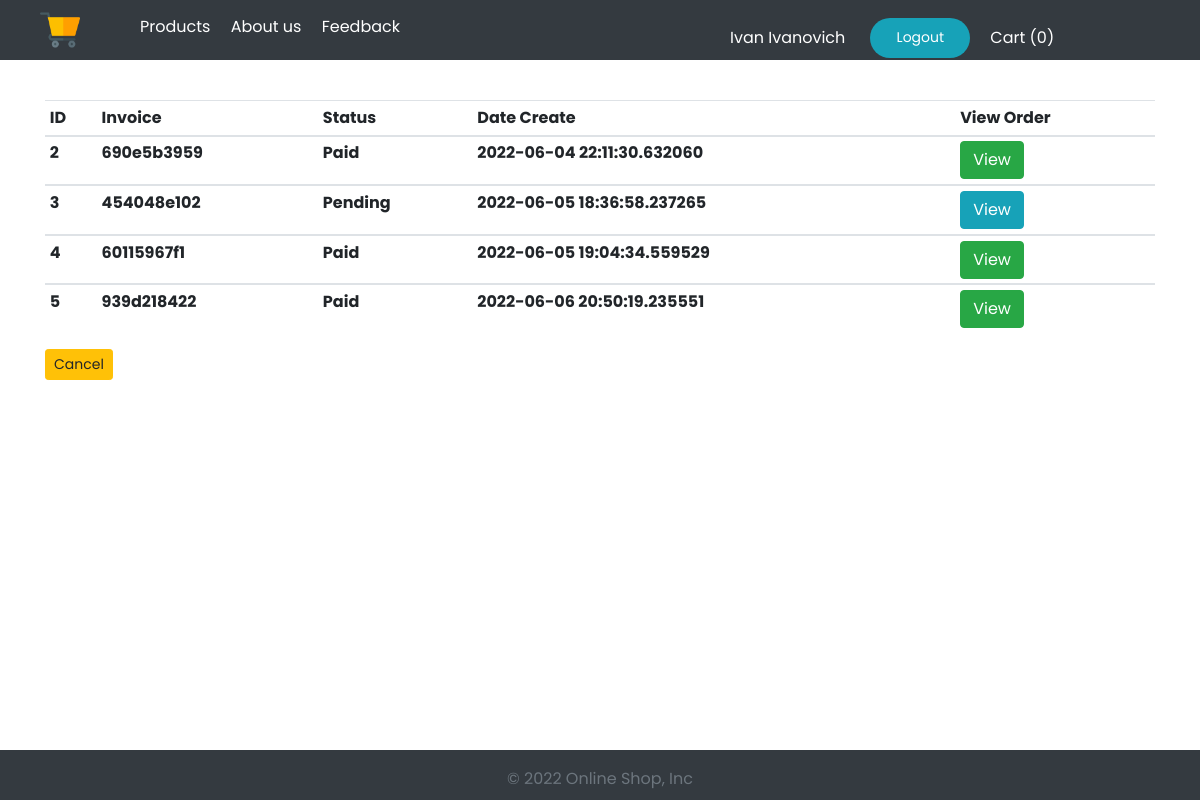
The page /customerorder (signed in) on the database its author committed.
### shop/customers/model.py (models this page shows, shortened)
class Register(db.Model, UserMixin):
    id = db.Column(db.Integer, primary_key=True)
    first_name = db.Column(db.String(30), unique=False)
    last_name = db.Column(db.String(30), unique=False)
    username = db.Column(db.String(50), unique=True)
    email = db.Column(db.String(50), unique=True)
    password = db.Column(db.String(200), unique=False)
    country = db.Column(db.String(50), unique=False)
    city = db.Column(db.String(50), unique=False)
    contact = db.Column(db.String(50), unique=False)
    address = db.Column(db.String(50), unique=False)
    profile = db.Column(db.String(200), unique=False, default='profile.jpg')
    date_created = db.Column(db.DateTime, nullable=False, default=datetime.utcnow)

class CustomerOrder(db.Model):
    id = db.Column(db.Integer, primary_key=True)
    invoice = db.Column(db.String(20), unique=True, nullable=False)
    status = db.Column(db.String(20), default='Pending', nullable=False)
    customer_id = db.Column(db.Integer, unique=False, nullable=False)
    date_created = db.Column(db.DateTime, default=datetime.utcnow, nullable=False)
    orders = db.Column(JsonEcodedDict)

### shop/customers/routes.py (the view)
@app.route('/customerorder')
@login_required
def customer_order():
    if current_user.is_authenticated:
        customer_id = current_user.id
    orders = CustomerOrder.query.filter_by(customer_id=customer_id)
    return render_template('customer/customer_order.html', categories=categories(),
                           brands=brands(), orders=orders)

### shop/customers/model.py (called while the page is built)
@login_manager.user_loader
def user_loader(user_id):
    return Register.query.get(user_id)

    def process_result_value(self, value, dialect):
        if value is None:
            return {}
        else:
            return json.loads(value)

### shop/products/routes.py (called while the page is built)
def brands():
    brands = Brand.query.join(Addproduct, (Brand.id == Addproduct.brand_id)).all()
    return brands

def categories():
    categories = Category.query.join(Addproduct, (Category.id == Addproduct.category_id)).all()
    return categories

### shop/templates/customer/customer_order.html (shortened to what this page needs)
{% extends "layout.html" %}
{% block content %}
    {% include 'navbars.html' %}
    <div class="container mt-4">
        <div class="row" style="margin-top: 100px">
            <div class="col-md-12">
                <table class="table table-sm">
                    <thead>
                    <th>ID</th>
                    <th>Invoice</th>
                    <th>Status</th>
                    <th>Date Create</th>
                    <th>View Order</th>
                    </thead>
                    <tbody>
                    {% for order in orders %}
                        <th>{{ order.id }}</th>
                        <th>{{ order.invoice }}</th>
                        <th>{{ order.status }}</th>
                        <th>{{ order.date_created }}</th>
                        <th>
                            {% if order.status == "Paid" %}
                            <a href="{{ url_for('orderss',invoice=order.invoice) }}" class="btn btn-success">View</a>
                            {% else %}
                            <a href="{{ url_for('orderss',invoice=order.invoice) }}" class="btn btn-info">View</a>
                            {% endif %}
                        </th>
                        </tbody>
                    {% endfor %}
                </table>
                <a href="{{ url_for('profile_info') }}" class=" btn btn-warning btn-sm">Cancel</a>
            </div>
        </div>
    </div>
    <footer class="footer fixed-bottom navbar-dark bg-dark" style="clear: both;
            margin-top: 320px;
            position: center;
            height: 50px;
            ">
        <div style="text-align: center">
            <span class="text-muted">&copy; 2022 Online Shop, Inc</span>
        </div>
    </footer>
{% endblock content %}

### shop/templates/navbars.html (shortened to what this page needs)
<header class="header fixed-top">
    <div class="header__nav">
        <a class="header__brand" href="/">
            <img src="../static/icons/shopping-cart.png" alt="">
        </a>
        <ul class="navbar__menu-list">
            <li class="navbar__menu-item">
                <a href="/">Products</a>
            </li>
            <li class="navbar__menu-item">
                <a href="{{ url_for('about_us') }}">About us</a>
            </li>
            <li class="navbar__menu-item">
                <a href="{{ url_for('contact') }}">Feedback</a>
            </li>
        </ul>
    </div>
    <div>
        <form class="header__form" action="#">
            {% if current_user.is_authenticated %}
                <a href="{{ url_for('profile_info') }}"
                   class="nav-link-username">{{ current_user.first_name }} {{ current_user.last_name }}</a>
                <button class="nav__item btn-login">
                    <a data-toggle="modal" data-target="#exampleModal" class="nav-link">Logout</a>
                </button>
            {% endif %}
            <div>
                <a href="{{ url_for('getCart') }}" class="nav__cart"> Cart
                    ({{ session['Shoppingcart']|length }}) </a>
            </div>
        </form>
    </div>
</header>

### rows shown on the page
Register: first_name "Ivan", last_name "Ivanovich"
CustomerOrder: id "2", invoice "690e5b3959", status "Paid", date_created "2022-06-04 22:11:30.632060"
CustomerOrder: id "3", invoice "454048e102", status "Pending", date_created "2022-06-05 18:36:58.237265"
CustomerOrder: id "4", invoice "60115967f1", status "Paid", date_created "2022-06-05 19:04:34.559529"
CustomerOrder: id "5", invoice "939d218422", status "Paid", date_created "2022-06-06 20:50:19.235551"

### other values the page prints
{{ session['Shoppingcart']|length }} "0"
